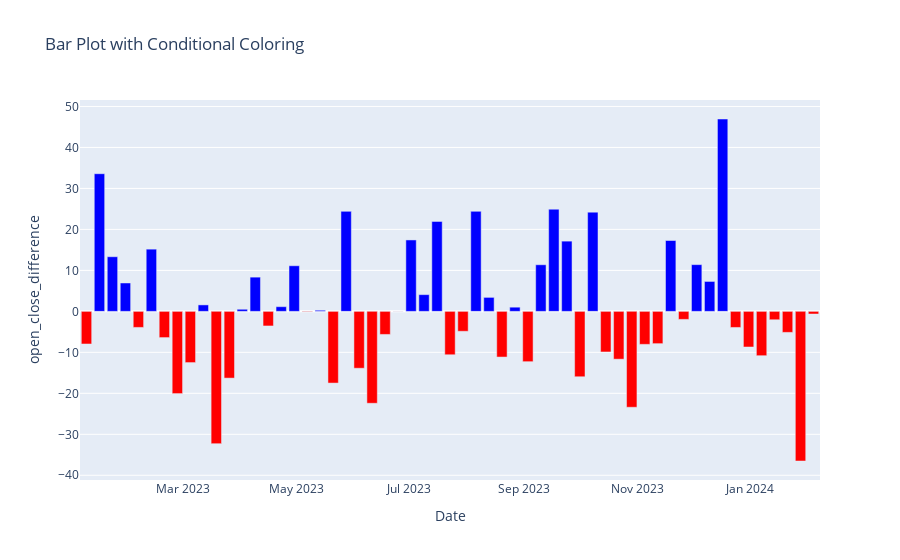

The notebook cell this image was saved under:
### Code cell
fn.plot_conditional_bar_chart(data=difference_data,y_col='open_close_difference')

### Figure 1 — Plotly figure (JSON) as saved in the notebook; plotly's stock layout.template omitted (floating-point values rounded to 4 significant figures)
{"data": [{"marker": {"color": "red"}, "type": "bar", "x": ["2023-01-08T00:00:00"], "y": [-7.96]}, {"marker": {"color": "blue"}, "type": "bar", "x": ["2023-01-15T00:00:00"], "y": [33.59]}, {"marker": {"color": "blue"}, "type": "bar", "x": ["2023-01-22T00:00:00"], "y": [13.33]}, {"marker": {"color": "blue"}, "type": "bar", "x": ["2023-01-29T00:00:00"], "y": [6.925]}, {"marker": {"color": "red"}, "type": "bar", "x": ["2023-02-05T00:00:00"], "y": [-3.92]}, {"marker": {"color": "blue"}, "type": "bar", "x": ["2023-02-12T00:00:00"], "y": [15.18]}, {"marker": {"color": "red"}, "type": "bar", "x": ["2023-02-19T00:00:00"], "y": [-6.4]}, {"marker": {"color": "red"}, "type": "bar", "x": ["2023-02-26T00:00:00"], "y": [-20.07]}, {"marker": {"color": "red"}, "type": "bar", "x": ["2023-03-05T00:00:00"], "y": [-12.5]}, {"marker": {"color": "blue"}, "type": "bar", "x": ["2023-03-12T00:00:00"], "y": [1.575]}, {"marker": {"color": "red"}, "type": "bar", "x": ["2023-03-19T00:00:00"], "y": [-32.28]}, {"marker": {"color": "red"}, "type": "bar", "x": ["2023-03-26T00:00:00"], "y": [-16.29]}, {"marker": {"color": "blue"}, "type": "bar", "x": ["2023-04-02T00:00:00"], "y": [0.5125]}, {"marker": {"color": "blue"}, "type": "bar", "x": ["2023-04-09T00:00:00"], "y": [8.35]}, {"marker": {"color": "red"}, "type": "bar", "x": ["2023-04-16T00:00:00"], "y": [-3.562]}, {"marker": {"color": "blue"}, "type": "bar", "x": ["2023-04-23T00:00:00"], "y": [1.14]}, {"marker": {"color": "blue"}, "type": "bar", "x": ["2023-04-30T00:00:00"], "y": [11.13]}, {"marker": {"color": "red"}, "type": "bar", "x": ["2023-05-07T00:00:00"], "y": [-0.1125]}, {"marker": {"color": "blue"}, "type": "bar", "x": ["2023-05-14T00:00:00"], "y": [0.27]}, {"marker": {"color": "red"}, "type": "bar", "x": ["2023-05-21T00:00:00"], "y": [-17.5]}, {"marker": {"color": "blue"}, "type": "bar", "x": ["2023-05-28T00:00:00"], "y": [24.4]}, {"marker": {"color": "red"}, "type": "bar", "x": ["2023-06-04T00:00:00"], "y": [-13.88]}, {"marker": {"color": "red"}, "type": "bar", "x": ["2023-06-11T00:00:00"], "y": [-22.43]}, {"marker": {"color": "red"}, "type": "bar", "x": ["2023-06-18T00:00:00"], "y": [-5.63]}, {"marker": {"color": "red"}, "type": "bar", "x": ["2023-06-25T00:00:00"], "y": [-0.03003]}, {"marker": {"color": "blue"}, "type": "bar", "x": ["2023-07-02T00:00:00"], "y": [17.42]}, {"marker": {"color": "blue"}, "type": "bar", "x": ["2023-07-09T00:00:00"], "y": [4.08]}, {"marker": {"color": "blue"}, "type": "bar", "x": ["2023-07-16T00:00:00"], "y": [21.95]}, {"marker": {"color": "red"}, "type": "bar", "x": ["2023-07-23T00:00:00"], "y": [-10.59]}, {"marker": {"color": "red"}, "type": "bar", "x": ["2023-07-30T00:00:00"], "y": [-4.86]}, {"marker": {"color": "blue"}, "type": "bar", "x": ["2023-08-06T00:00:00"], "y": [24.41]}, {"marker": {"color": "blue"}, "type": "bar", "x": ["2023-08-13T00:00:00"], "y": [3.41]}, {"marker": {"color": "red"}, "type": "bar", "x": ["2023-08-20T00:00:00"], "y": [-11.15]}, {"marker": {"color": "blue"}, "type": "bar", "x": ["2023-08-27T00:00:00"], "y": [1.02]}, {"marker": {"color": "red"}, "type": "bar", "x": ["2023-09-03T00:00:00"], "y": [-12.28]}, {"marker": {"color": "blue"}, "type": "bar", "x": ["2023-09-10T00:00:00"], "y": [11.37]}, {"marker": {"color": "blue"}, "type": "bar", "x": ["2023-09-17T00:00:00"], "y": [24.93]}, {"marker": {"color": "blue"}, "type": "bar", "x": ["2023-09-24T00:00:00"], "y": [17.14]}, {"marker": {"color": "red"}, "type": "bar", "x": ["2023-10-01T00:00:00"], "y": [-15.96]}, {"marker": {"color": "blue"}, "type": "bar", "x": ["2023-10-08T00:00:00"], "y": [24.21]}, {"marker": {"color": "red"}, "type": "bar", "x": ["2023-10-15T00:00:00"], "y": [-9.91]}, {"marker": {"color": "red"}, "type": "bar", "x": ["2023-10-22T00:00:00"], "y": [-11.67]}, {"marker": {"color": "red"}, "type": "bar", "x": ["2023-10-29T00:00:00"], "y": [-23.4]}, {"marker": {"color": "red"}, "type": "bar", "x": ["2023-11-05T00:00:00"], "y": [-8.05]}, {"marker": {"color": "red"}, "type": "bar", "x": ["2023-11-12T00:00:00"], "y": [-7.88]}, {"marker": {"color": "blue"}, "type": "bar", "x": ["2023-11-19T00:00:00"], "y": [17.29]}, {"marker": {"color": "red"}, "type": "bar", "x": ["2023-11-26T00:00:00"], "y": [-1.96]}, {"marker": {"color": "blue"}, "type": "bar", "x": ["2023-12-03T00:00:00"], "y": [11.4]}, {"marker": {"color": "blue"}, "type": "bar", "x": ["2023-12-10T00:00:00"], "y": [7.3]}, {"marker": {"color": "blue"}, "type": "bar", "x": ["2023-12-17T00:00:00"], "y": [46.94]}, {"marker": {"color": "red"}, "type": "bar", "x": ["2023-12-24T00:00:00"], "y": [-3.93]}, {"marker": {"color": "red"}, "type": "bar", "x": ["2023-12-31T00:00:00"], "y": [-8.7]}, {"marker": {"color": "red"}, "type": "bar", "x": ["2024-01-07T00:00:00"], "y": [-10.82]}, {"marker": {"color": "red"}, "type": "bar", "x": ["2024-01-14T00:00:00"], "y": [-2.05]}, {"marker": {"color": "red"}, "type": "bar", "x": ["2024-01-21T00:00:00"], "y": [-5.13]}, {"marker": {"color": "red"}, "type": "bar", "x": ["2024-01-28T00:00:00"], "y": [-36.52]}, {"marker": {"color": "red"}, "type": "bar", "x": ["2024-02-04T00:00:00"], "y": [-0.65]}], "layout": {"showlegend": false, "title": {"text": "Bar Plot with Conditional Coloring"}, "xaxis": {"title": {"text": "Date"}}, "yaxis": {"title": {"text": "open_close_difference"}}}}
